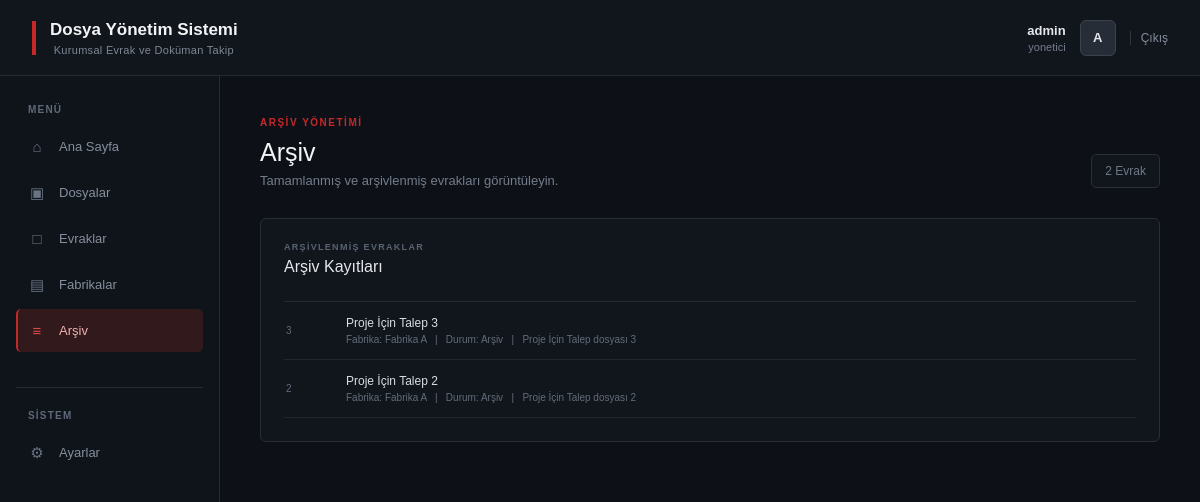
Screenshot of /arsiv (signed in) with the database file from the repository.
### tables this page shows
CREATE TABLE evraklar (
            id INTEGER PRIMARY KEY AUTOINCREMENT,
            evrak_adi TEXT NOT NULL,
            fabrika_id INTEGER,
            aciklama TEXT,
            durum TEXT NOT NULL
        );

CREATE TABLE fabrikalar (
            id INTEGER PRIMARY KEY AUTOINCREMENT,
            fabrika_adi TEXT NOT NULL
        );

### main.py (the view, shortened to what this page needs)
@app.route("/arsiv")
def arsiv():
    if "kullanici_id" not in session:
        return redirect(url_for("ana_sayfa"))
    baglanti = veritabani_baglan()
    cursor = baglanti.cursor()
    if session["rol"] == "yonetici":
        cursor.execute("""
            SELECT
                evraklar.id,
                evraklar.evrak_adi,
                fabrikalar.fabrika_adi,
                evraklar.aciklama,
                evraklar.durum
            FROM evraklar
            LEFT JOIN fabrikalar
            ON evraklar.fabrika_id = fabrikalar.id
            WHERE evraklar.durum = 'Arşiv'
            ORDER BY evraklar.id DESC
        """)
    arsiv_listesi = cursor.fetchall()
    baglanti.close()
    return render_template(
        "arsiv.html",
        arsiv_listesi=arsiv_listesi
    )

### main.py (called while the page is built)
def veritabani_baglan():
    return sqlite3.connect("database.db")

### templates/arsiv.html (shortened to what this page needs)
<!DOCTYPE html>
<html lang="tr">
<head>
    <link rel="stylesheet"
          href="{{ url_for('static', filename='css/style.css') }}">
</head>
<body class="dashboard-page">
<header class="app-header">
    <div class="system-title">
        <span class="system-line"></span>
        <div>
            <h1>Dosya Yönetim Sistemi</h1>
            <p>Kurumsal Evrak ve Doküman Takip</p>
        </div>
    </div>
    <div class="header-user">
        <div class="header-user-text">
            <strong>
                {{ session["kullanici_adi"] }}
            </strong>
            <span>
                {{ session["rol"] }}
            </span>
        </div>
        <div class="header-avatar">
            {{ session["kullanici_adi"][0]|upper }}
        </div>
        <a href="{{ url_for('cikis') }}">
            Çıkış
        </a>
    </div>
</header>
<div class="app-layout">
    <aside class="app-sidebar">
        <div class="menu-title">
            MENÜ
        </div>
        <nav>
            <a href="{{ url_for('dashboard') }}"
               class="menu-item">
                <span>⌂</span>
                Ana Sayfa
            </a>
            <a href="{{ url_for('dosyalar') }}"
               class="menu-item">
                <span>▣</span>
                Dosyalar
            </a>
            <a href="{{ url_for('evraklar') }}"
               class="menu-item">
                <span>□</span>
                Evraklar
            </a>
            <a href="{{ url_for('fabrikalar') }}"
               class="menu-item">
                <span>▤</span>
                Fabrikalar
            </a>
            <a href="{{ url_for('arsiv') }}"
               class="menu-item active">
                <span>≡</span>
                Arşiv
            </a>
        </nav>
        <div class="sidebar-bottom">
            <div class="menu-title">
                SİSTEM
            </div>
            <a href="#"
               class="menu-item">
                <span>⚙</span>
                Ayarlar
            </a>
        </div>
    </aside>
    <main class="app-content">
        <section class="welcome">
            <div>
                <span class="page-label">
                    ARŞİV YÖNETİMİ
                </span>
                <h2>
                    Arşiv
                </h2>
                <p>
                    Tamamlanmış ve arşivlenmiş evrakları görüntüleyin.
                </p>
            </div>
            <div class="date-box">
                {{ arsiv_listesi|length }} Evrak
            </div>
        </section>
        <section class="content-panel">
            <div class="panel-header">
                <div>
                    <span class="panel-label">
                        ARŞİVLENMİŞ EVRAKLAR
                    </span>
                    <h3>
                        Arşiv Kayıtları
                    </h3>
                </div>
            </div>
            <div class="activity-list">
                {% if arsiv_listesi %}
                    {% for evrak in arsiv_listesi %}
                        <div class="activity">
                            <div class="activity-time">
                                {{ evrak[0] }}
                            </div>
                            <div>
                                <strong>
                                    {{ evrak[1] }}
                                </strong>
                                <span>
                                    Fabrika:
                                    {{ evrak[2] or "Belirtilmemiş" }}
                                    &nbsp; | &nbsp;
                                    Durum:
                                    {{ evrak[4] }}
                                    &nbsp; | &nbsp;
                                    {{ evrak[3] or "Açıklama yok" }}
                                </span>
                            </div>
                        </div>
                    {% endfor %}
                {% endif %}
            </div>
        </section>
    </main>
</div>
</body>
</html>

### static/css/style.css (style rules this page uses)
* { box-sizing: border-box; }
body { margin: 0; font-family: Arial, Helvetica, sans-serif; background: #111827; color: #f3f4f6; }
header { background: #0b1120; color: white; padding: 20px; text-align: center; }
a { color: #dc2626; text-decoration: none; }
.dashboard-page { background: #0d1117; color: #e5e7eb; min-height: 100vh; }
.app-header { height: 76px; background: #11161d; border-bottom: 1px solid #252b34; display: flex; align-items: center; justify-content: space-between; padding: 0 32px; position: sticky; top: 0; z-index: 10; }
.system-title { display: flex; align-items: center; gap: 14px; }
.system-line { width: 4px; height: 34px; background: #c62828; display: block; }
.system-title h1 { margin: 0; font-size: 17px; font-weight: 600; color: #f3f4f6; }
.system-title p { margin: 4px 0 0; font-size: 11px; color: #7d8794; letter-spacing: .3px; }
.header-user { display: flex; align-items: center; gap: 14px; }
.header-user-text { text-align: right; }
.header-user-text strong { display: block; color: #e5e7eb; font-size: 13px; }
.header-user-text span { display: block; color: #737d8b; font-size: 11px; margin-top: 3px; }
.header-avatar { width: 36px; height: 36px; display: flex; align-items: center; justify-content: center; background: #272d36; border: 1px solid #3a424d; color: #e5e7eb; font-size: 13px; font-weight: 600; border-radius: 6px; }
.header-user > a { color: #858e9b; text-decoration: none; font-size: 12px; padding-left: 10px; border-left: 1px solid #303640; }
.app-layout { display: flex; min-height: calc(100vh - 76px); }
.app-sidebar { width: 220px; background: #0f141b; border-right: 1px solid #252b34; padding: 28px 16px; flex-shrink: 0; }
.menu-title { color: #5f6977; font-size: 10px; font-weight: 600; letter-spacing: 1.2px; padding: 0 12px; margin-bottom: 10px; }
.menu-item { display: flex; align-items: center; gap: 13px; height: 43px; padding: 0 12px; margin-bottom: 3px; color: #858e9b; text-decoration: none; font-size: 13px; border-radius: 5px; transition: all .18s ease; }
.menu-item span { width: 18px; text-align: center; font-size: 15px; color: #697381; }
.menu-item.active { background: #32191b; color: #f0b0b0; border-left: 2px solid #c62828; padding-left: 10px; }
.menu-item.active span { color: #dc4a4a; }
.sidebar-bottom { margin-top: 35px; padding-top: 22px; border-top: 1px solid #252b34; }
.app-content { flex: 1; padding: 36px 40px 60px; max-width: 1500px; margin: 0 auto; width: 100%; }
.welcome { display: flex; justify-content: space-between; align-items: flex-end; margin-bottom: 30px; }
.page-label { color: #c62828; font-size: 10px; font-weight: 700; letter-spacing: 1.5px; }
.welcome h2 { margin: 8px 0 6px; font-size: 25px; font-weight: 500; color: #f3f4f6; }
.welcome p { margin: 0; color: #737d8b; font-size: 13px; }
.date-box { color: #6f7986; font-size: 12px; border: 1px solid #292f38; padding: 9px 13px; border-radius: 5px; background: #11161d; }
.content-panel { background: #11161d; border: 1px solid #272e38; border-radius: 6px; padding: 23px; }
.panel-header { display: flex; justify-content: space-between; margin-bottom: 25px; }
.panel-label { display: block; color: #596371; font-size: 9px; font-weight: 700; letter-spacing: 1.3px; margin-bottom: 6px; }
.panel-header h3 { margin: 0; font-size: 16px; font-weight: 500; color: #e5e7eb; }
.activity-list { border-top: 1px solid #252c35; }
.activity { display: flex; align-items: center; gap: 18px; padding: 14px 2px; border-bottom: 1px solid #20262e; }
.activity-time { width: 42px; color: #606a77; font-size: 10px; }
.activity strong { display: block; color: #d9dde2; font-size: 12px; font-weight: 500; }
.activity div span { display: block; color: #626c79; font-size: 10px; margin-top: 4px; }

### rows the page displays
evraklar: id "3", evrak_adi "Proje İçin Talep 3", fabrika_adi "Fabrika A", durum "Arşiv", aciklama "Proje İçin Talep dosyası 3"
evraklar: id "2", evrak_adi "Proje İçin Talep 2", fabrika_adi "Fabrika A", durum "Arşiv", aciklama "Proje İçin Talep dosyası 2"

### other values shown
{{ session["kullanici_adi"] }} "admin"
{{ session["rol"] }} "yonetici"
{{ session["kullanici_adi"][0]|upper }} "A"
{{ arsiv_listesi|length }} "2"
